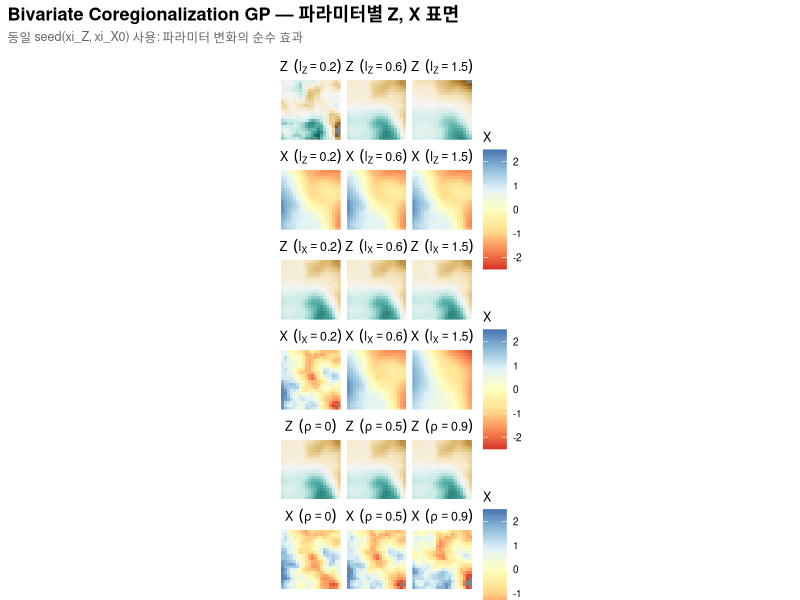

The R source for this figure:
# ══════════════════════════════════════════════════════════════════
#  Bivariate Coregionalization GP — 파라미터별 표면 시각화
#
#  같은 기본 노이즈(seed 고정)를 써서 파라미터 변화의 효과만 보여줌
#
#  Panel A: l_Z 변화 → Z, X 표면 (l_X=0.6, rho=0.5 고정)
#  Panel B: l_X 변화 → Z, X 표면 (l_Z=0.6, rho=0.5 고정)
#  Panel C: rho 변화 → Z, X 표면 (l_Z=0.6, l_X=0.2 고정)
# ══════════════════════════════════════════════════════════════════

library(ggplot2); library(dplyr); library(patchwork)

set.seed(42)

# ── 격자 설정 ─────────────────────────────────────────────────
N      <- 20
g1d    <- seq(0, 1, length.out = N)
grid   <- expand.grid(x = g1d, y = g1d)
coords <- as.matrix(grid)
n      <- nrow(coords)

# ── Matern(nu=1.5) 공분산 행렬 ───────────────────────────────
matern15 <- function(coords, l) {
  D <- as.matrix(dist(coords))
  r <- sqrt(3) * D / l
  K <- (1 + r) * exp(-r)
  diag(K) <- diag(K) + 1e-6
  K
}

# ── 기본 노이즈 고정 (한 번만 생성) ──────────────────────────
xi_Z  <- rnorm(n)
xi_X0 <- rnorm(n)

# ── Z, X 생성 함수 ───────────────────────────────────────────
gen_ZX <- function(l_z, l_x, rho) {
  Kz <- matern15(coords, l_z)
  Kx <- matern15(coords, l_x)
  Lz <- t(chol(Kz))   # lower Cholesky
  Lx <- t(chol(Kx))

  Z_raw <- as.vector(Lz %*% xi_Z)

  # X|Z: rho * Lx * Lz^{-1} * Z + sqrt(1-rho^2) * Lx * xi_X0
  Lz_inv_Z <- forwardsolve(Lz, Z_raw)
  X_raw <- rho * as.vector(Lx %*% Lz_inv_Z) +
           sqrt(max(1 - rho^2, 0)) * as.vector(Lx %*% xi_X0)

  # 표준화
  Z <- (Z_raw - mean(Z_raw)) / sd(Z_raw)
  X <- (X_raw - mean(X_raw)) / sd(X_raw)

  data.frame(x = coords[,1], y = coords[,2], Z = Z, X = X)
}

# ── 표면 단일 플롯 함수 ──────────────────────────────────────
surf_plot <- function(df, var, title, show_legend = FALSE) {
  cmap <- if (var == "Z") "BrBG" else "RdYlBu"
  ggplot(df, aes(x = x, y = y, fill = .data[[var]])) +
    geom_raster(interpolate = FALSE) +
    scale_fill_distiller(palette = cmap, limits = c(-2.5, 2.5),
                         direction = 1, name = var) +
    labs(title = title) +
    coord_equal() +
    theme_void(base_size = 9) +
    theme(
      plot.title      = element_text(hjust = 0.5, size = 9,
                                     face = "bold"),
      legend.position = if (show_legend) "right" else "none"
    )
}

# ── Panel 빌더 ────────────────────────────────────────────────
build_panel <- function(param_vals, param_name,
                        fixed_lz, fixed_lx, fixed_rho,
                        panel_label) {
  plots <- list()
  for (pv in param_vals) {
    lz  <- if (param_name == "l_Z")  pv else fixed_lz
    lx  <- if (param_name == "l_X")  pv else fixed_lx
    rho <- if (param_name == "rho")  pv else fixed_rho

    df <- gen_ZX(lz, lx, rho)

    lab <- switch(param_name,
                  "l_Z"  = sprintf("l[Z]==%s", pv),
                  "l_X"  = sprintf("l[X]==%s", pv),
                  "rho"  = sprintf("rho==%s",  pv))

    is_last <- (pv == tail(param_vals, 1))
    p_Z <- surf_plot(df, "Z",
                     parse(text = paste0("Z~~(", lab, ")")))
    p_X <- surf_plot(df, "X",
                     parse(text = paste0("X~~(", lab, ")")),
                     show_legend = is_last)
    plots <- c(plots, list(p_Z, p_X))
  }

  # 3열 × 2행 배치 (열=파라미터, 행=Z/X)
  wrap_plots(plots, nrow = 2, ncol = length(param_vals),
             byrow = FALSE) +
    plot_annotation(
      title = panel_label,
      theme = theme(plot.title = element_text(face = "bold", size = 11))
    )
}

# ── 세 패널 생성 ──────────────────────────────────────────────
panelA <- build_panel(
  param_vals  = c(0.2, 0.6, 1.5),
  param_name  = "l_Z",
  fixed_lz    = 0.6,   # 미사용
  fixed_lx    = 0.6,
  fixed_rho   = 0.5,
  panel_label = "(A)  l_Z 변화  |  l_X=0.6, rho=0.5 고정"
)

panelB <- build_panel(
  param_vals  = c(0.2, 0.6, 1.5),
  param_name  = "l_X",
  fixed_lz    = 0.6,
  fixed_lx    = 0.6,   # 미사용
  fixed_rho   = 0.5,
  panel_label = "(B)  l_X 변화  |  l_Z=0.6, rho=0.5 고정"
)

panelC <- build_panel(
  param_vals  = c(0.0, 0.5, 0.9),
  param_name  = "rho",
  fixed_lz    = 0.6,
  fixed_lx    = 0.2,
  fixed_rho   = 0.5,   # 미사용
  panel_label = "(C)  rho 변화  |  l_Z=0.6, l_X=0.2 고정"
)

# ── 통합 저장 ─────────────────────────────────────────────────
p_all <- panelA / panelB / panelC +
  plot_annotation(
    title    = "Bivariate Coregionalization GP — 파라미터별 Z, X 표면",
    subtitle = "동일 seed(xi_Z, xi_X0) 사용: 파라미터 변화의 순수 효과",
    theme    = theme(
      plot.title    = element_text(face = "bold", size = 13),
      plot.subtitle = element_text(size = 9, color = "grey40")
    )
  )

ggsave("fig_gp_surfaces.png", p_all,
       width = 13, height = 15, dpi = 150)
cat("저장: fig_gp_surfaces.png\n")
